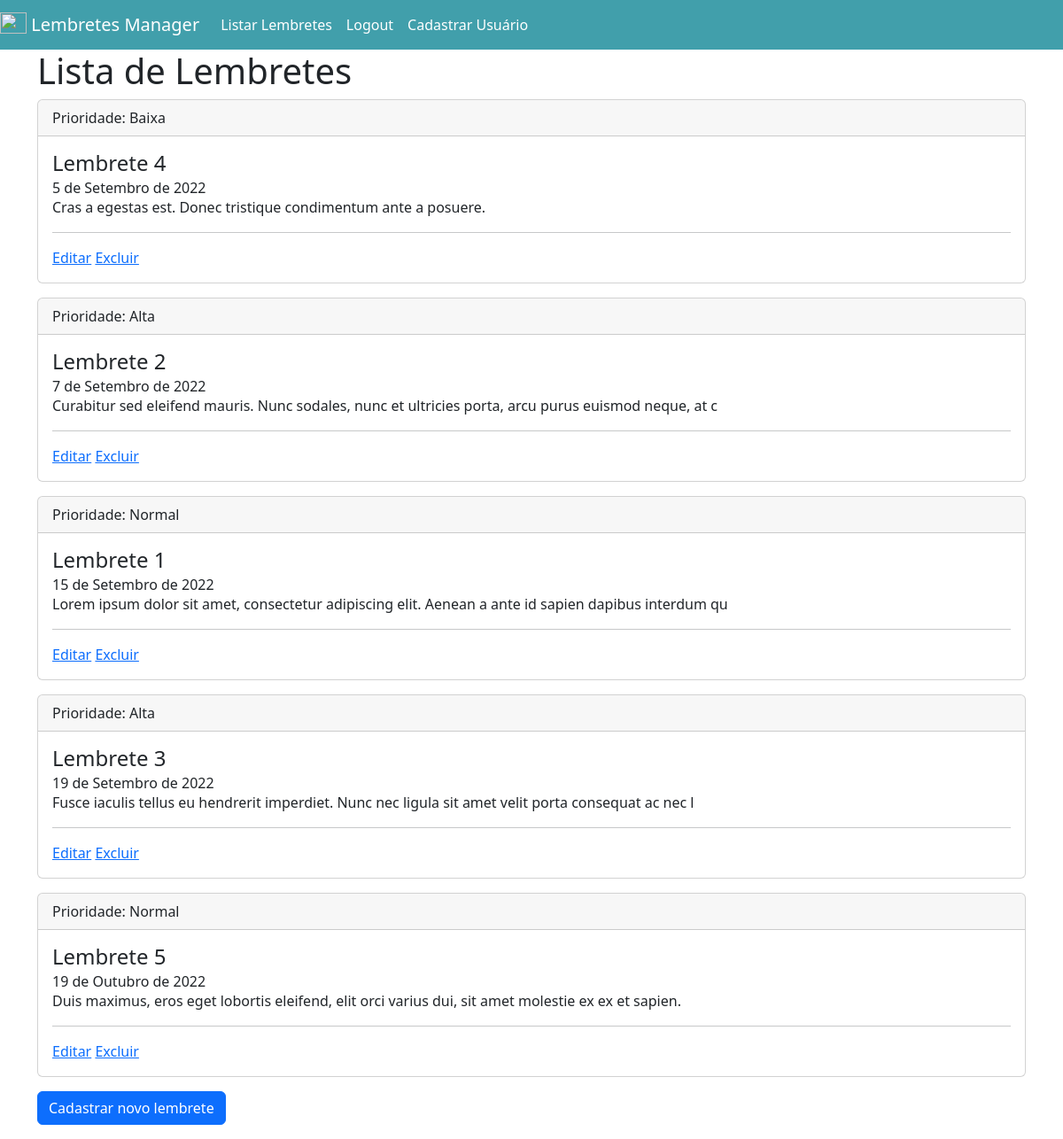
Screenshot of / (signed in) with the database file from the repository.
### app/models.py (models this page shows)
class Lembrete(models.Model):
    PRIORIDADE_CHOICES = [
        ('A', 'Alta'),
        ('N', 'Normal'),
        ('B', 'Baixa')
    ]
    titulo = models.CharField(max_length=40, null=False, blank=False)
    descricao = models.CharField(max_length=300, null=False, blank=False)
    data = models.DateField(null=False, blank=False, validators=[MinValueValidator(datetime.date.today)])
    prioridade = models.CharField(max_length=1, choices=PRIORIDADE_CHOICES, null=False, blank=False)
    usuario = models.ForeignKey(User, null=True, on_delete=models.CASCADE)

### app/views/lembrete_views.py (the view)
# urls.py: path('', listar_lembretes, name='listar_lembretes'),
@login_required()
def listar_lembretes(request):
    lembretes = lembrete_service.listar_lembretes(request.user)
    return render(request, 'lembretes/listar_lembretes.html', {'lembretes': lembretes})

### app/services/lembrete_service.py (called while the page is built)
def listar_lembretes(usuario):
    return Lembrete.objects.filter(usuario=usuario).all().order_by('data')

### app/templates/lembretes/listar_lembretes.html (shortened to what this page needs)
{% extends 'base.html' %}
{% block conteudo %}
<h1>Lista de Lembretes</h1>
    {% for i in lembretes %}
        <div class="card mb-3">
            <div class="card-header">
                Prioridade: {{ i.get_prioridade_display }}
            </div>
            <div class="card-body">
                <h4 class="card-title"> {{ i.titulo }} </h4>
                <h6 class="card-subtitle"> {{ i.data }} </h6>
                <p class="card-text"> {{ i.descricao }} </p>
                <hr>
                <a href="{% url 'editar_lembrete' i.id %}">Editar</a>
                <a href="{% url 'excluir_lembrete' i.id %}">Excluir</a>
            </div>
        </div>
    {% endfor %}
<a href="{% url 'cadastrar_lembrete' %}"><input type="button" class="btn btn-primary mb-3" value="Cadastrar novo lembrete"></a>
{% endblock conteudo %}

### app/templates/base.html (shortened to what this page needs)
<!DOCTYPE html>
{% load static %}
<html lang="en">
<head>
    <link rel="stylesheet" href="{% static 'app/css/bootstrap.min.css' %}">
    <link rel="stylesheet" href="{% static 'app/css/style.css' %}">
</head>
<body>
<nav class="navbar navbar-expand-lg navbar-dark" style="background-color: #419FAB;">
    <a class="navbar-brand" href="{% url 'listar_lembretes' %}">
        <img src="https://www.dtidigital.com.br/wp-content/uploads/2019/12/logo-dti-branca.png" alt=""
             width="30" height="24" class="d-inline-block align-text-top">
        Lembretes Manager
    </a>
    <div class="collapse navbar-collapse" id="navbarNavAltMarkup">
        <div class="navbar-nav">
            {% if request.user.is_authenticated %}
                <a class="nav-item nav-link active" href="{% url 'listar_lembretes' %}">Listar Lembretes</a>
                <a class="nav-item nav-link active" href="{% url 'deslogar_usuario' %}">Logout</a>
            {% endif %}
            <a class="nav-item nav-link active" href="{% url 'cadastrar_usuario' %}">Cadastrar Usuário</a>
        </div>
    </div>
</nav>
<main class="container">
    {% block conteudo %}
    {% endblock conteudo %}
</main>
</body>
</html>

### rows the page displays
Lembrete: prioridade "Baixa", titulo "Lembrete 4", data "5 de Setembro de 2022", descricao "Cras a egestas est. Donec tristique condimentum ante a posuere."
Lembrete: prioridade "Alta", titulo "Lembrete 2", data "7 de Setembro de 2022", descricao "Curabitur sed eleifend mauris. Nunc sodales, nunc et ultricies porta, arcu purus euismod neque, at c"
Lembrete: prioridade "Normal", titulo "Lembrete 1", data "15 de Setembro de 2022", descricao "Lorem ipsum dolor sit amet, consectetur adipiscing elit. Aenean a ante id sapien dapibus interdum qu"
Lembrete: prioridade "Alta", titulo "Lembrete 3", data "19 de Setembro de 2022", descricao "Fusce iaculis tellus eu hendrerit imperdiet. Nunc nec ligula sit amet velit porta consequat ac nec l"
Lembrete: prioridade "Normal", titulo "Lembrete 5", data "19 de Outubro de 2022", descricao "Duis maximus, eros eget lobortis eleifend, elit orci varius dui, sit amet molestie ex ex et sapien."
